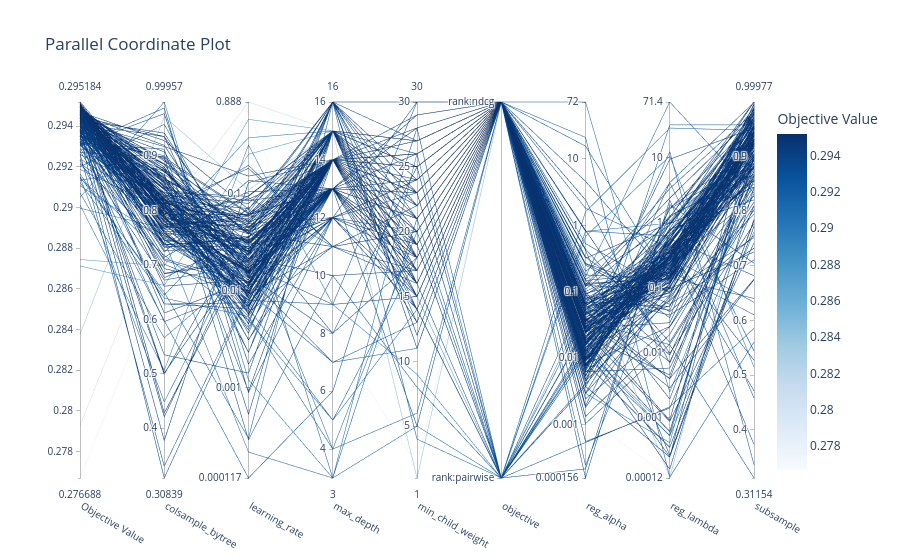

The notebook cell this image was saved under:
### Code cell
optuna.visualization.plot_parallel_coordinate(optuna_study)

### Figure 1 — Plotly figure (JSON) as saved in the notebook; plotly's stock layout.template omitted (floating-point values rounded to 4 significant figures; data arrays with more than 128 entries replaced by an {"elided": "..."} marker saying what was removed)
{"data": [{"dimensions": [{"label": "Objective Value", "range": [0.2767, 0.2952], "values": {"elided": "206 float values"}}, {"label": "colsample_bytree", "range": [0.3084, 0.9996], "values": {"elided": "206 float values"}}, {"label": "learning_rate", "range": [-3.93, -0.05141], "ticktext": ["0.000117", "0.001", "0.01", "0.1", "0.888"], "tickvals": [-3.93, -3, -2, -1, -0.05141], "values": {"elided": "206 float values"}}, {"label": "max_depth", "range": [3, 16], "values": {"elided": "206 int values"}}, {"label": "min_child_weight", "range": [1, 30], "values": {"elided": "206 int values"}}, {"label": "objective", "range": [0, 1], "ticktext": ["rank:pairwise", "rank:ndcg"], "tickvals": [0, 1], "values": {"elided": "206 int values"}}, {"label": "reg_alpha", "range": [-3.806, 1.857], "ticktext": ["0.000156", "0.001", "0.01", "0.1", "1", "10", "72"], "tickvals": [-3.806, -3, -2, -1, 0, 1, 1.857], "values": {"elided": "206 float values"}}, {"label": "reg_lambda", "range": [-3.922, 1.854], "ticktext": ["0.00012", "0.001", "0.01", "0.1", "1", "10", "71.4"], "tickvals": [-3.922, -3, -2, -1, 0, 1, 1.854], "values": {"elided": "206 float values"}}, {"label": "subsample", "range": [0.3115, 0.9998], "values": {"elided": "206 float values"}}], "labelangle": 30, "labelside": "bottom", "line": {"color": {"elided": "206 float values"}, "colorbar": {"title": {"text": "Objective Value"}}, "colorscale": [[0, "rgb(247,251,255)"], [0.125, "rgb(222,235,247)"], [0.25, "rgb(198,219,239)"], [0.375, "rgb(158,202,225)"], [0.5, "rgb(107,174,214)"], [0.625, "rgb(66,146,198)"], [0.75, "rgb(33,113,181)"], [0.875, "rgb(8,81,156)"], [1, "rgb(8,48,107)"]], "reversescale": false, "showscale": true}, "type": "parcoords"}], "layout": {"title": {"text": "Parallel Coordinate Plot"}}}
